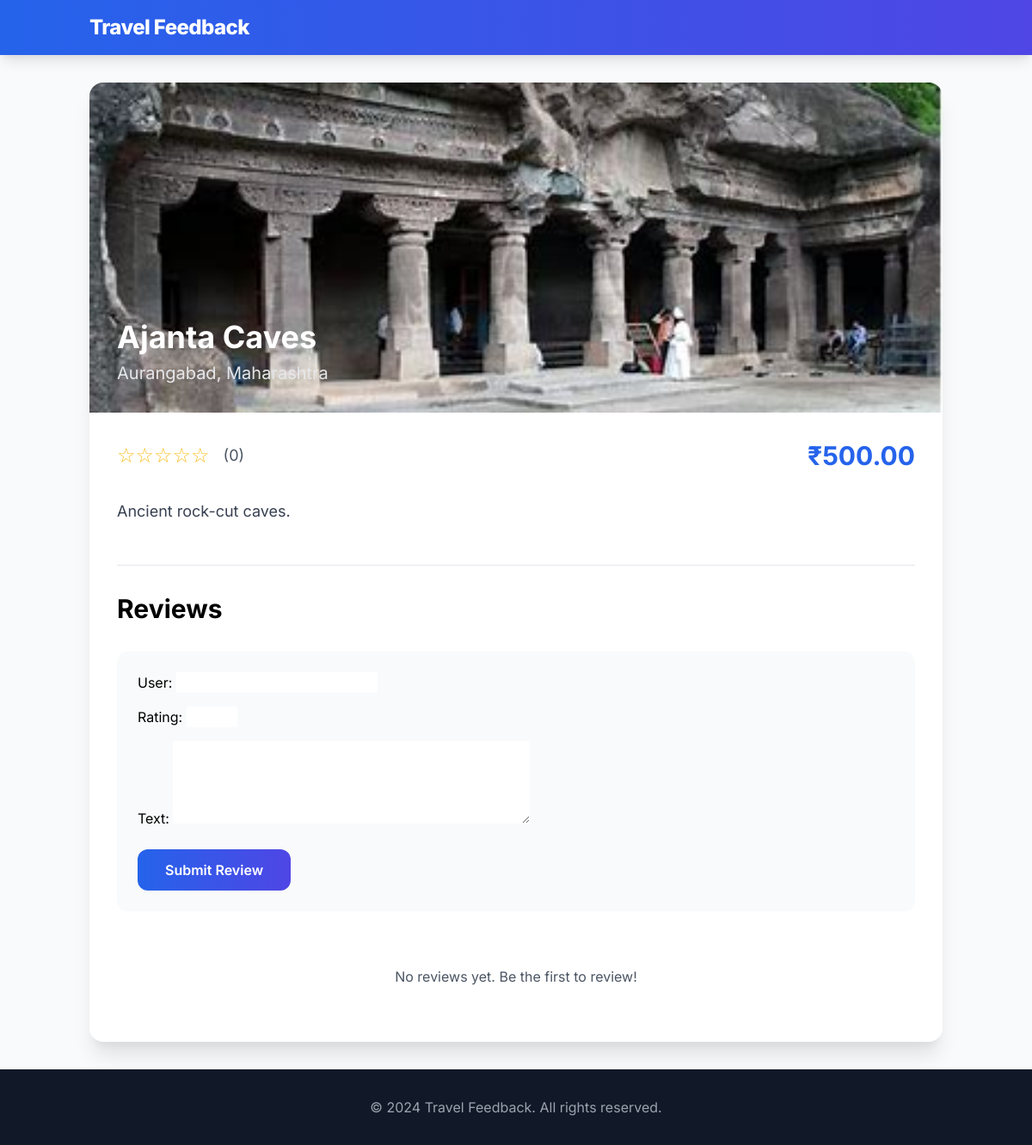
/place/12/, run on the app's committed database.
### places/models.py (models this page shows, shortened)
class Place(models.Model):
    name = models.CharField(max_length=100)
    city = models.CharField(max_length=50)
    state = models.CharField(max_length=50)
    description = models.TextField()
    price = models.DecimalField(
        max_digits=10,
        decimal_places=2,
        validators=[MinValueValidator(0)]
    )
    image = models.ImageField(upload_to='places/', null=True, blank=True)
    created_at = models.DateTimeField(auto_now_add=True)
    updated_at = models.DateTimeField(auto_now=True)
    def average_rating(self):
        avg = self.reviews.aggregate(models.Avg('rating'))['rating__avg']
        return round(avg, 1) if avg else 0

### places/views.py (the view, shortened to what this page needs)
# urls.py: path('place/<int:pk>/', views.place_detail, name='place_detail'),
def place_detail(request, pk):
    place = get_object_or_404(Place, pk=pk)
    reviews = place.reviews.all().order_by('-created_at')
    form = ReviewForm()
    context = {
        'place': place,
        'reviews': reviews,
        'form': form,
    }
    return render(request, 'places/place_detail.html', context)

### places/forms.py
class ReviewForm(forms.ModelForm):
    class Meta:
        model = Review
        fields = ['user', 'rating', 'text']
        widgets = {
            'rating': forms.NumberInput(attrs={'min': 1, 'max': 5}),
            'text': forms.Textarea(attrs={'rows': 4}),
        }

### places/templates/places/place_detail.html (shortened to what this page needs)
{% extends 'places/base.html' %}
{% load custom_filters %}
{% block content %}
<div class="max-w-5xl mx-auto bg-white rounded-2xl shadow-xl overflow-hidden">
    {% if place.image %}
    <div class="relative h-96">
        <img src="{{ place.image.url }}" alt="{{ place.name }}"
             class="w-full h-full object-cover" />
        <div class="absolute inset-0 bg-gradient-to-t from-black/70 via-black/30 to-transparent"></div>
        <div class="absolute bottom-0 left-0 right-0 p-8">
            <h1 class="text-4xl font-bold text-white mb-2">{{ place.name }}</h1>
            <p class="text-xl text-gray-200">{{ place.city }}, {{ place.state }}</p>
        </div>
    </div>
    {% endif %}
    <div class="p-8">
        <div class="flex items-center justify-between mb-8">
            <div class="flex items-center space-x-4">
                <div class="flex items-center">
                    {% for i in "12345" %}
                    <span class="text-yellow-400 text-2xl">{% if forloop.counter <= place.average_rating|floatformat:"0" %}★{% else %}☆{% endif %}</span>
                    {% endfor %}
                </div>
                <span class="text-lg text-gray-600">({{ place.average_rating }})</span>
            </div>
            <p class="text-3xl font-bold text-blue-600">₹{{ place.price }}</p>
        </div>
        <div class="prose max-w-none mb-12">
            <p class="text-gray-700 text-lg leading-relaxed">{{ place.description }}</p>
        </div>
        <div class="border-t border-gray-200 pt-8">
            <h2 class="text-3xl font-bold mb-8">Reviews</h2>
            <form method="POST" class="bg-gray-50 p-6 rounded-xl mb-8">
                <div class="space-y-4">
                    {{ form.as_p|safe }}
                </div>
                <button type="submit"
                    class="mt-6 w-full md:w-auto px-8 py-3 bg-gradient-to-r from-blue-600 to-indigo-600 text-white rounded-xl font-semibold hover:shadow-lg transform transition-all duration-300 hover:-translate-y-1">
                    Submit Review
                </button>
            </form>
            <div class="space-y-6">
                {% for review in reviews %}
                <div class="bg-gray-50 rounded-xl p-6">
                    <div class="flex items-center justify-between mb-4">
                        <span class="font-semibold text-lg">{{ review.user }}</span>
                        <div class="flex items-center space-x-1">
                            {% for _ in "★"|multiply:review.rating %}
                            <span class="text-yellow-400">★</span>
                            {% endfor %}
                        </div>
                    </div>
                    <p class="text-gray-700 mb-2">{{ review.text }}</p>
                    <p class="text-sm text-gray-500">{{ review.created_at|date:"F j, Y" }}</p>
                </div>
                {% empty %}
                <p class="text-center text-gray-600 py-8">No reviews yet. Be the first to review!</p>
                {% endfor %}
            </div>
        </div>
    </div>
</div>
{% endblock %}

### places/templates/places/base.html (style rules this page uses)
body { font-family: 'Inter', sans-serif; }

### data on the page
Place: image (picture), name "Ajanta Caves", city "Aurangabad", state "Maharashtra", average_rating "0", price "500.00", description "Ancient rock-cut caves."
